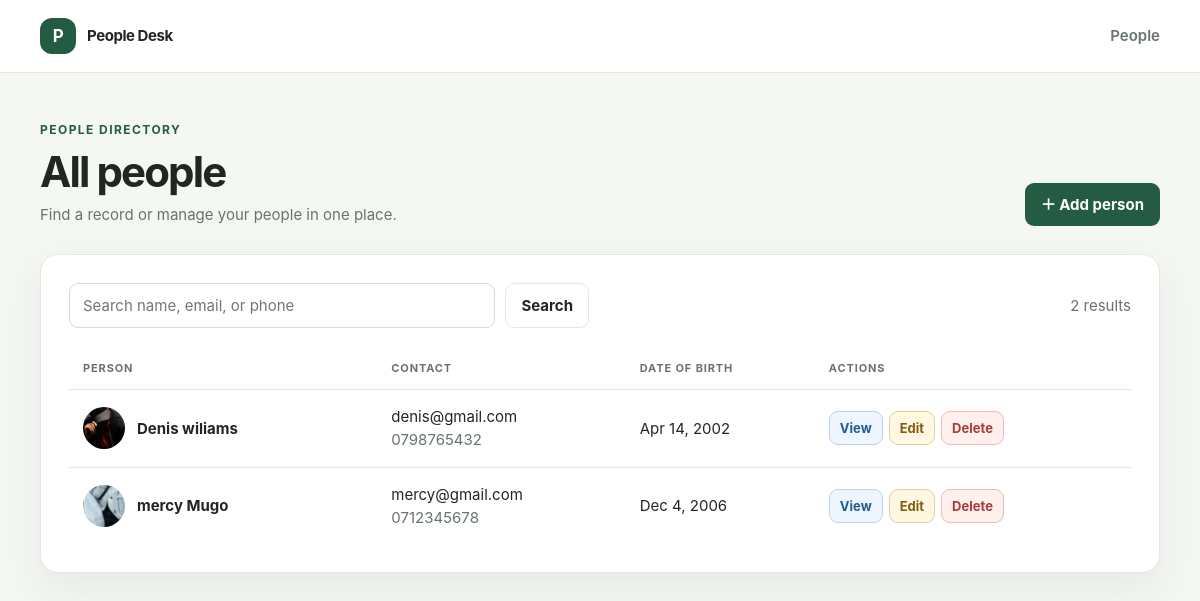
The page / on the database its author committed.
### myapp/models.py (models this page shows, shortened)
class User(models.Model):
    name=models.CharField(max_length=30)
    photo=models.ImageField(upload_to="uploads",default="a.png")
    email=models.EmailField(unique=True)
    password = models.CharField(max_length=100)
    mobile_number = models.CharField(max_length=15)
    date_of_birth = models.DateField()

### myapp/views.py (the view)
# urls.py: path('', views.user_list, name='user_list'),
def user_list(request):
    search_term = request.GET.get('q', '').strip()
    records = User.objects.all()
    if search_term:
        records = records.filter(
            Q(name__icontains=search_term)
            | Q(email__icontains=search_term)
            | Q(mobile_number__icontains=search_term)
        )
    return render(request, 'Listingpage.html', {
        'records': records.order_by('name'),
        'search_term': search_term,
        'total_records': User.objects.count(),
    })

### myapp/templates/Listingpage.html (shortened to what this page needs)
{% extends "base.html" %}
{% block content %}
<section class="page-heading">
    <div>
        <p class="eyebrow">People directory</p>
        <h1>All people</h1>
        <p class="subtitle">Find a record or manage your people in one place.</p>
    </div>
    <a class="btn btn-primary" href="{% url 'add_user' %}">＋ Add person</a>
</section>
<section class="panel" aria-label="People directory">
    <div class="toolbar">
        <form class="search" method="get" role="search">
            <input type="search" name="q" value="{{ search_term }}" placeholder="Search name, email, or phone" aria-label="Search people">
            <button class="btn btn-secondary" type="submit">Search</button>
        </form>
        <span class="muted">{{ records|length }} result{{ records|length|pluralize }}{% if search_term %} · {{ total_records }} total{% endif %}</span>
    </div>
    {% if records %}
        <div class="table-wrap">
            <table>
                <thead>
                    <tr>
                        <th scope="col">Person</th>
                        <th scope="col" class="hide-mobile">Contact</th>
                        <th scope="col" class="hide-mobile">Date of birth</th>
                        <th scope="col">Actions</th>
                    </tr>
                </thead>
                <tbody>
                    {% for rec in records %}
                        <tr>
                            <td>
                                <div class="person">
                                    {% if rec.photo %}
                                        <img src="{{ rec.photo.url }}" class="avatar" alt="">
                                    {% else %}
                                        <span class="avatar" aria-hidden="true"></span>
                                    {% endif %}
                                    <a class="person-name" href="{% url 'view_user' rec.id %}">{{ rec.name }}</a>
                                </div>
                            </td>
                            <td class="hide-mobile">
                                <div>{{ rec.email }}</div>
                                <span class="muted">{{ rec.mobile_number }}</span>
                            </td>
                            <td class="hide-mobile">{{ rec.date_of_birth|date:"M j, Y" }}</td>
                            <td>
                                <div class="actions">
                                    <a class="btn btn-view btn-small" href="{% url 'view_user' rec.id %}">View</a>
                                    <a class="btn btn-edit btn-small" href="{% url 'edit_user' rec.id %}">Edit</a>
                                    <a class="btn btn-delete btn-small" href="{% url 'delete_user' rec.id %}">Delete</a>
                                </div>
                            </td>
                        </tr>
                    {% endfor %}
                </tbody>
            </table>
        </div>
    {% endif %}
</section>
{% endblock %}

### myapp/templates/base.html (shortened to what this page needs)
<!DOCTYPE html>
<html lang="en">
<head>
</head>
<body>
    <header class="topbar">
        <nav class="nav" aria-label="Main navigation">
            <a class="brand" href="{% url 'user_list' %}">
                <span class="brand-mark" aria-hidden="true">P</span>
                <span>People Desk</span>
            </a>
            <a class="nav-link" href="{% url 'user_list' %}">People</a>
        </nav>
    </header>
    <main>
        {% block content %}{% endblock %}
    </main>
</body>
</html>

### myapp/templates/base.html (style rules this page uses)
:root { color-scheme: light; --ink: #202720; --muted: #68746b; --paper: #f5f7f3; --surface: #fff; --line: #e3e9e1; --green: #245c43; --green-dark: #194632; --green-soft: #e8f1eb; --red: #a53d36; --shadow: 0 16px 40px rgba(32, 54, 39, .07); }
* { box-sizing: border-box; }
body { margin: 0; background: var(--paper); color: var(--ink); font: 15px/1.55 Inter, ui-sans-serif, system-ui, -apple-system, "Segoe UI", sans-serif; }
a { color: inherit; }
.topbar { background: var(--surface); border-bottom: 1px solid var(--line); }
.nav { width: min(1120px, calc(100% - 40px)); min-height: 72px; margin: auto; display: flex; align-items: center; justify-content: space-between; gap: 20px; }
.brand { display: inline-flex; align-items: center; gap: 11px; text-decoration: none; font-weight: 750; letter-spacing: -.03em; }
.brand-mark { display: grid; place-items: center; width: 36px; height: 36px; border-radius: 12px; background: var(--green); color: white; font-size: 17px; }
.nav-link { color: var(--muted); font-weight: 600; text-decoration: none; }
main { width: min(1120px, calc(100% - 40px)); margin: 48px auto 72px; }
.eyebrow { margin: 0 0 8px; color: var(--green); font-size: 12px; font-weight: 750; letter-spacing: .12em; text-transform: uppercase; }
h1, h2, p { margin-top: 0; }
h1 { margin-bottom: 8px; font-size: clamp(30px, 4vw, 42px); line-height: 1.12; letter-spacing: -.045em; }
.muted, .subtitle { color: var(--muted); }
.subtitle { margin-bottom: 0; }
.page-heading { display: flex; align-items: flex-end; justify-content: space-between; gap: 24px; margin-bottom: 28px; }
.panel { padding: 28px; border: 1px solid var(--line); border-radius: 18px; background: var(--surface); box-shadow: var(--shadow); }
.toolbar { display: flex; align-items: center; justify-content: space-between; gap: 18px; margin: 0 0 20px; }
.search { display: flex; flex: 1; max-width: 520px; gap: 10px; }
input, select, textarea { width: 100%; min-height: 44px; padding: 10px 13px; border: 1px solid #d5ded4; border-radius: 9px; background: #fff; color: var(--ink); font: inherit; }
.btn { display: inline-flex; min-height: 42px; align-items: center; justify-content: center; gap: 8px; padding: 9px 15px; border: 1px solid transparent; border-radius: 9px; background: transparent; color: var(--ink); font: inherit; font-weight: 700; text-decoration: none; cursor: pointer; transition: background .15s ease, transform .15s ease; }
.btn-primary { background: var(--green); color: #fff; }
.btn-secondary { border-color: var(--line); background: white; }
.btn-small { min-height: 34px; padding: 6px 10px; font-size: 13px; }
.btn-view { border-color: #bfd2ed; background: #edf5ff; color: #225a96; }
.btn-edit { border-color: #e7d09b; background: #fff7df; color: #805b12; }
.btn-delete { border-color: #edbbb6; background: #fff0ee; color: #a53d36; }
.table-wrap { overflow-x: auto; }
table { width: 100%; border-collapse: collapse; text-align: left; }
th { padding: 12px 14px; border-bottom: 1px solid var(--line); color: var(--muted); font-size: 11px; letter-spacing: .08em; text-transform: uppercase; white-space: nowrap; }
td { padding: 15px 14px; border-bottom: 1px solid var(--line); vertical-align: middle; }
tbody tr:last-child td { border-bottom: 0; }
.person { display: flex; align-items: center; gap: 12px; min-width: 170px; }
.avatar { width: 42px; height: 42px; border-radius: 50%; object-fit: cover; background: var(--green-soft); }
.person-name { font-weight: 700; text-decoration: none; }
.actions { display: flex; align-items: center; gap: 6px; white-space: nowrap; }

### rows shown on the page
User: photo (picture), name "Denis wiliams", email "denis@gmail.com", mobile_number "0798765432", date_of_birth "Apr 14, 2002"
User: photo (picture), name "mercy Mugo", email "mercy@gmail.com", mobile_number "0712345678", date_of_birth "Dec 4, 2006"

### other values the page prints
{{ records|length }} "2"
